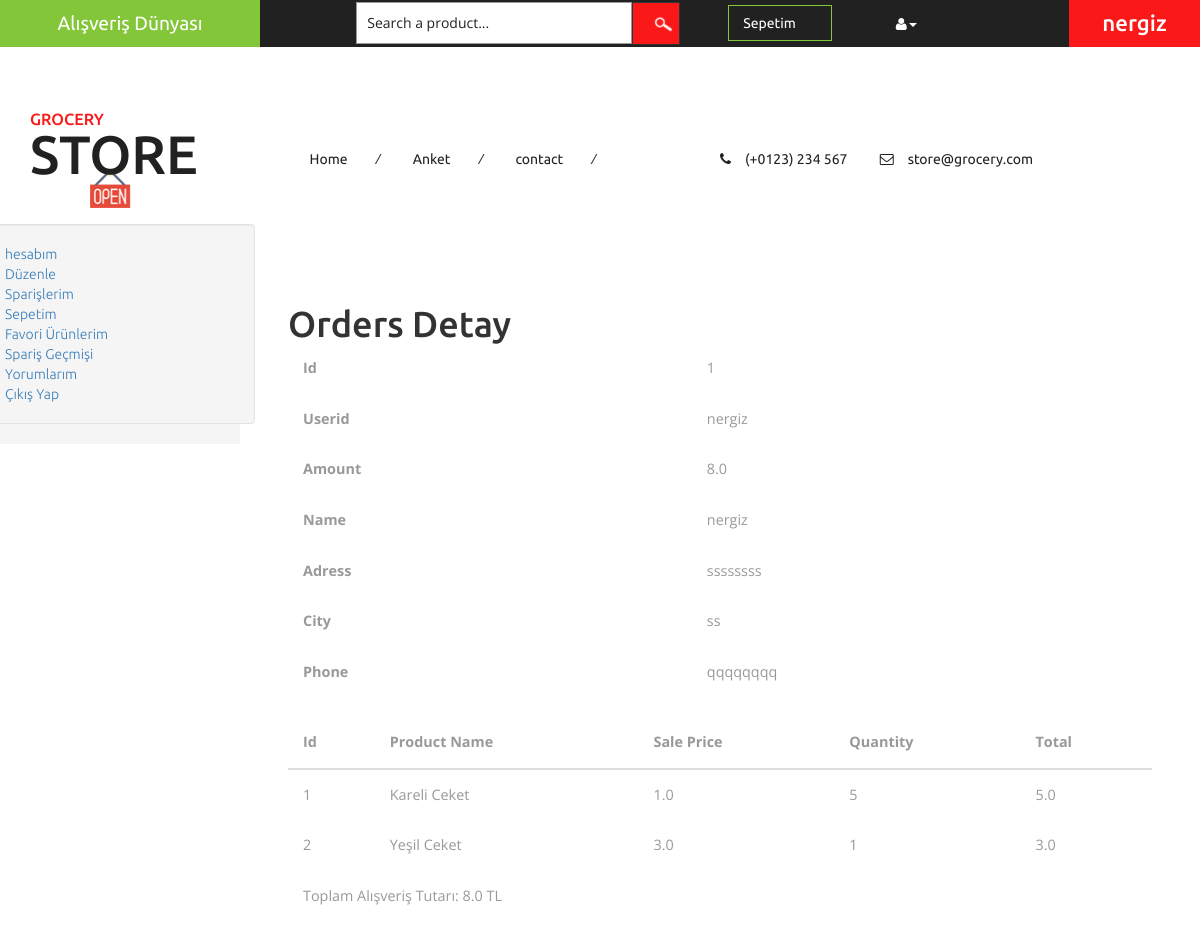
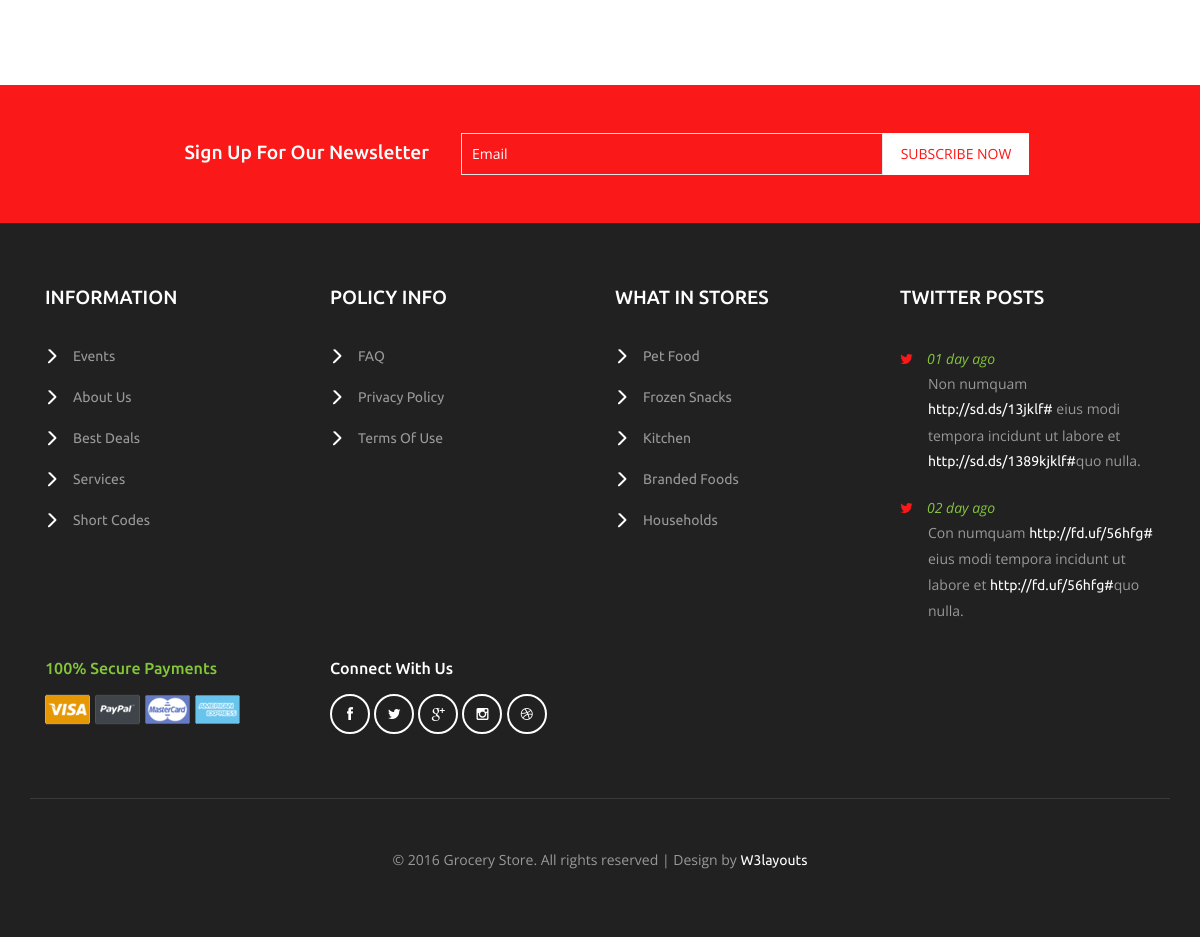
Screenshot of /order/detail/1 (signed in) with the database file from the repository (2 pictures, top to bottom).
### order/models.py (models this page shows, shortened)
class Order(models.Model):
    STATUS = (
        ('New', 'New'),
        ('Accepted', 'Accepted'),
        ('Preparing', 'Preparing'),
        ('Onshipping', 'Onshipping'),
        ('Completed', 'Completed'),
        ('Canceled', 'Canceled'),
    )
    user = models.ForeignKey(User, on_delete=models.CASCADE)
    name = models.CharField(max_length=10)
    surname = models.CharField(max_length=10)
    address = models.CharField(max_length=10)
    city = models.CharField(max_length=10)
    phone = models.CharField(max_length=10)
    total = models.FloatField()
    note = models.TextField(null=True, default="")
    status = models.CharField(choices=STATUS, default='New', max_length=15)
    creatat = models.DateTimeField(auto_now_add=True)
    updateat = models.DateTimeField(auto_now_add=True)

class OrderDetail(models.Model):
    order = models.ForeignKey(Order, on_delete=models.CASCADE)
    user = models.ForeignKey(User, on_delete=models.CASCADE)
    product = models.ForeignKey(Product, on_delete=models.CASCADE)
    quantity = models.IntegerField()
    price = models.FloatField()
    total = models.FloatField()
    creatat = models.DateTimeField(auto_now_add=True)
    updateat = models.DateTimeField(auto_now_add=True)

### product/models.py (models this page shows, shortened)
class Product(models.Model):
    category = models.ForeignKey(Category, on_delete=models.CASCADE)
    title = models.CharField(max_length=150)
    keywords = models.CharField(max_length=255, blank=True)
    description = models.CharField(max_length=255, blank=True)
    image = models.ImageField(upload_to='images/')
    price = models.FloatField()
    amount = models.IntegerField()
    detail = RichTextUploadingField()
    status = models.IntegerField()
    creatat = models.DateTimeField(auto_now_add=True)
    updateat = models.DateTimeField(auto_now_add=True)

### order/views.py (the view)
# urls.py: path('detail/<int:id>', views.order_detail, name='orderdetail'),
@login_required(login_url='/login')
def order_detail(request, id):
    order = Order.objects.get(pk=id)
    items = OrderDetail.objects.all().filter(order=id)
    context = {
        'page': 'detail',
        'order': order,
        'items': items,
    }
    return render(request, 'order_detail.html', context)

### order/templates/order_detail.html (shortened to what this page needs)
{% extends "homebase.html" %}
{% block sidebar %} {% include "usermenu.html" %} {% endblock %}
{% block content   %}
    <div class="w3l_banner_nav_right">
        <div class="privacy about">
            <h1>Orders Detay</h1>
            <table class="table">
                <tbody>
                <tr>
                    <th>Id</th>
                    <td>{{ order.id }}</td>
                </tr>
                <tr>
                    <th>Userid</th>
                    <td>{{ order.user }}</td>
                </tr>
                <tr>
                    <th>Amount</th>
                    <td>{{ order.total }}</td>
                </tr>
                <tr>
                    <th>Name</th>
                    <td>{{ order.name }}</td>
                </tr>
                <tr>
                    <th>Adress</th>
                    <td>{{ order.address }}</td>
                </tr>
                <tr>
                    <th>City</th>
                    <td>{{ order.city }}</td>
                </tr>
                <tr>
                    <th>Phone</th>
                    <td>{{ order.phone }}</td>
                </tr>
                </tbody>
            </table>
            <table class="table">
                <thead>
                <tr>
                    <th>Id</th>
                    <th>Product Name</th>
                    <th>Sale Price</th>
                    <th>Quantity</th>
                    <th>Total</th>
                </tr>
                </thead>
                {% for rs in items %}
                    <tr>
                        <td>{{ rs.id }}</td>
                        <td>{{ rs.product.title }}</td>
                        <td>{{ rs.price }}</td>
                        <td>{{ rs.quantity }}</td>
                        <td>{{ rs.total }}</td>
                    <tr>
                {% endfor %}
                <tr><td colspan="5">Toplam Alışveriş Tutarı: {{ order.total }} TL<br></td> </tr>
            </table>
        </div>
    </div>
    <div class="clearfix">
    </div>
{% endblock %}

### home/templates/homebase.html (shortened to what this page needs)
<!DOCTYPE html>
<html>
<head>
    {% load static %}
    <link href="{% static 'css/bootstrap.css'%}" rel="stylesheet" type="text/css" media="all" />
    <link href="{% static 'css/style.css'%}" rel="stylesheet" type="text/css" media="all" />
    <link href="{% static 'css/font-awesome.css'%}" rel="stylesheet" type="text/css" media="all" />
</head>
<body>
<div class="agileits_header">
    <div class="w3l_offers">
        <a href="/">Alışveriş Dünyası</a>
    </div>
    <div class="w3l_search">
        <form action="#" method="post">
            <input type="text" name="Product" value="Search a product..." onfocus="this.value = '';" onblur="if (this.value == '') {this.value = 'Search a product...';}" required="">
            <input type="submit" value=" ">
        </form>
    </div>
    <div class="product_list_header">
<a href="/order/shopcart">
           <fieldset>
                <input type="submit" name="submit" value="sepetim" class="button" />
            </fieldset>
</a>
    </div>
    <div class="w3l_header_right">
        <ul>
            <li class="dropdown profile_details_drop">
                <a href="#" class="dropdown-toggle" data-toggle="dropdown"><i class="fa fa-user" aria-hidden="true"></i><span class="caret"></span></a>
            </li>
        </ul>
    </div>
    <div class="w3l_header_right1">
        {% if user.id is not None %}
        <h2><a href="#">{{user.username}}</a></h2>
        {% endif %}
    </div>
</div>
<div class="logo_products">
    <div class="container">
        <div class="w3ls_logo_products_left">
            <h1><a href="index.html"><span>Grocery</span> Store</a></h1>
        </div>
        <div class="w3ls_logo_products_left1">
            <ul class="special_items">
                <li><a href="/">Home</a><i>/</i></li>
                <li><a href="/polls">Anket</a><i>/</i></li>
                <li><a href="/contact">contact</a><i>/</i></li>
            </ul>
        </div>
        <div class="w3ls_logo_products_left1">
            <ul class="phone_email">
                <li><i class="fa fa-phone" aria-hidden="true"></i>(+0123) 234 567</li>
                <li><i class="fa fa-envelope-o" aria-hidden="true"></i><a href="mailto:store@grocery.com">store@grocery.com</a></li>
            </ul>
        </div>
        <div class="clearfix"> </div>
    </div>
</div>
{% block sidebar %}  {% endblock %}
{% block content %}  {% endblock %}
<div class="newsletter">
    <div class="container">
        <div class="w3agile_newsletter_left">
            <h3>sign up for our newsletter</h3>
        </div>
        <div class="w3agile_newsletter_right">
            <form action="#" method="post">
                <input type="email" name="Email" value="Email" onfocus="this.value = '';" onblur="if (this.value == '') {this.value = 'Email';}" required="">
                <input type="submit" value="subscribe now">
            </form>
        </div>
        <div class="clearfix"> </div>
    </div>
</div>
<div class="footer">
    <div class="container">
        <div class="col-md-3 w3_footer_grid">
            <h3>information</h3>
            <ul class="w3_footer_grid_list">
                <li><a href="events.html">Events</a></li>
                <li><a href="about.html">About Us</a></li>
                <li><a href="products.html">Best Deals</a></li>
                <li><a href="services.html">Services</a></li>
                <li><a href="short-codes.html">Short Codes</a></li>
            </ul>
        </div>
        <div class="col-md-3 w3_footer_grid">
            <h3>policy info</h3>
            <ul class="w3_footer_grid_list">
                <li><a href="faqs.html">FAQ</a></li>
                <li><a href="privacy.html">privacy policy</a></li>
                <li><a href="privacy.html">terms of use</a></li>
            </ul>
        </div>
        <div class="col-md-3 w3_footer_grid">
            <h3>what in stores</h3>
            <ul class="w3_footer_grid_list">
                <li><a href="pet.html">Pet Food</a></li>
                <li><a href="frozen.html">Frozen Snacks</a></li>
                <li><a href="kitchen.html">Kitchen</a></li>
                <li><a href="products.html">Branded Foods</a></li>
                <li><a href="household.html">Households</a></li>
            </ul>
        </div>
        <div class="col-md-3 w3_footer_grid">
            <h3>twitter posts</h3>
            <ul class="w3_footer_grid_list1">
                <li><label class="fa fa-twitter" aria-hidden="true"></label><i>01 day ago</i><span>Non numquam <a href="#">http://sd.ds/13jklf#</a>
						eius modi tempora incidunt ut labore et
						<a href="#">http://sd.ds/1389kjklf#</a>quo nulla.</span></li>
                <li><label class="fa fa-twitter" aria-hidden="true"></label><i>02 day ago</i><span>Con numquam <a href="#">http://fd.uf/56hfg#</a>
						eius modi tempora incidunt ut labore et
						<a href="#">http://fd.uf/56hfg#</a>quo nulla.</span></li>
            </ul>
        </div>
        <div class="clearfix"> </div>
        <div class="agile_footer_grids">
            <div class="col-md-3 w3_footer_grid agile_footer_grids_w3_footer">
                <div class="w3_footer_grid_bottom">
                    <h4>100% secure payments</h4>
                    <img src="{% static 'images/card.png' %}" alt=" " class="img-responsive" />
                </div>
            </div>
            <div class="col-md-3 w3_footer_grid agile_footer_grids_w3_footer">
                <div class="w3_footer_grid_bottom">
                    <h5>connect with us</h5>
                    <ul class="agileits_social_icons">
                        <li><a href="#" class="facebook"><i class="fa fa-facebook" aria-hidden="true"></i></a></li>
                        <li><a href="#" class="twitter"><i class="fa fa-twitter" aria-hidden="true"></i></a></li>
                        <li><a href="#" class="google"><i class="fa fa-google-plus" aria-hidden="true"></i></a></li>
                        <li><a href="#" class="instagram"><i class="fa fa-instagram" aria-hidden="true"></i></a></li>
                        <li><a href="#" class="dribbble"><i class="fa fa-dribbble" aria-hidden="true"></i></a></li>
                    </ul>
                </div>
            </div>
            <div class="clearfix"> </div>
        </div>
        <div class="wthree_footer_copy">
            <p>© 2016 Grocery Store. All rights reserved | Design by <a href="http://w3layouts.com/">W3layouts</a></p>
        </div>
    </div>
</div>
</body>
</html>

### rows the page displays
Order: id "1", user "nergiz", total "8.0", name "nergiz", address "ssssssss", city "ss", phone "qqqqqqqq"
OrderDetail: id "1", product "Kareli Ceket", price "1.0", quantity "5", total "5.0"
OrderDetail: id "2", product "Yeşil Ceket", price "3.0", quantity "1", total "3.0"

### other values shown
{{ user.username }} "nergiz"
